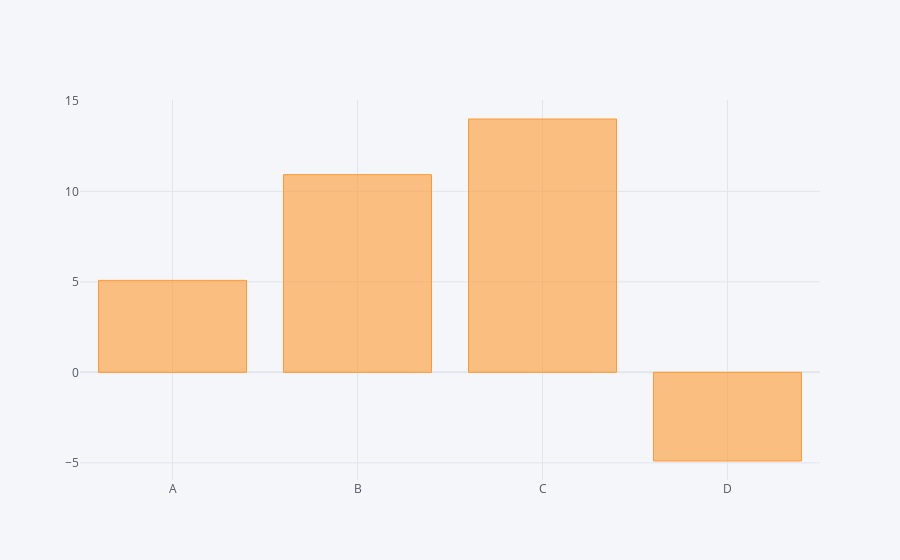

The code cell stored with this chart in its notebook:
### Code cell
df.sum().iplot(kind='bar')

### Figure 1 — Plotly figure (JSON) as saved in the notebook; plotly's stock layout.template omitted (floating-point values rounded to 4 significant figures)
{"data": [{"marker": {"color": "rgba(255, 153, 51, 0.6)", "line": {"color": "rgba(255, 153, 51, 1.0)", "width": 1}}, "name": "None", "orientation": "v", "text": "", "type": "bar", "x": ["A", "B", "C", "D"], "y": [5.081, 10.92, 14.0, -4.898]}], "layout": {"legend": {"bgcolor": "#F5F6F9", "font": {"color": "#4D5663"}}, "paper_bgcolor": "#F5F6F9", "plot_bgcolor": "#F5F6F9", "title": {"font": {"color": "#4D5663"}}, "xaxis": {"gridcolor": "#E1E5ED", "showgrid": true, "tickfont": {"color": "#4D5663"}, "title": {"font": {"color": "#4D5663"}, "text": ""}, "zerolinecolor": "#E1E5ED"}, "yaxis": {"gridcolor": "#E1E5ED", "showgrid": true, "tickfont": {"color": "#4D5663"}, "title": {"font": {"color": "#4D5663"}, "text": ""}, "zerolinecolor": "#E1E5ED"}}}
